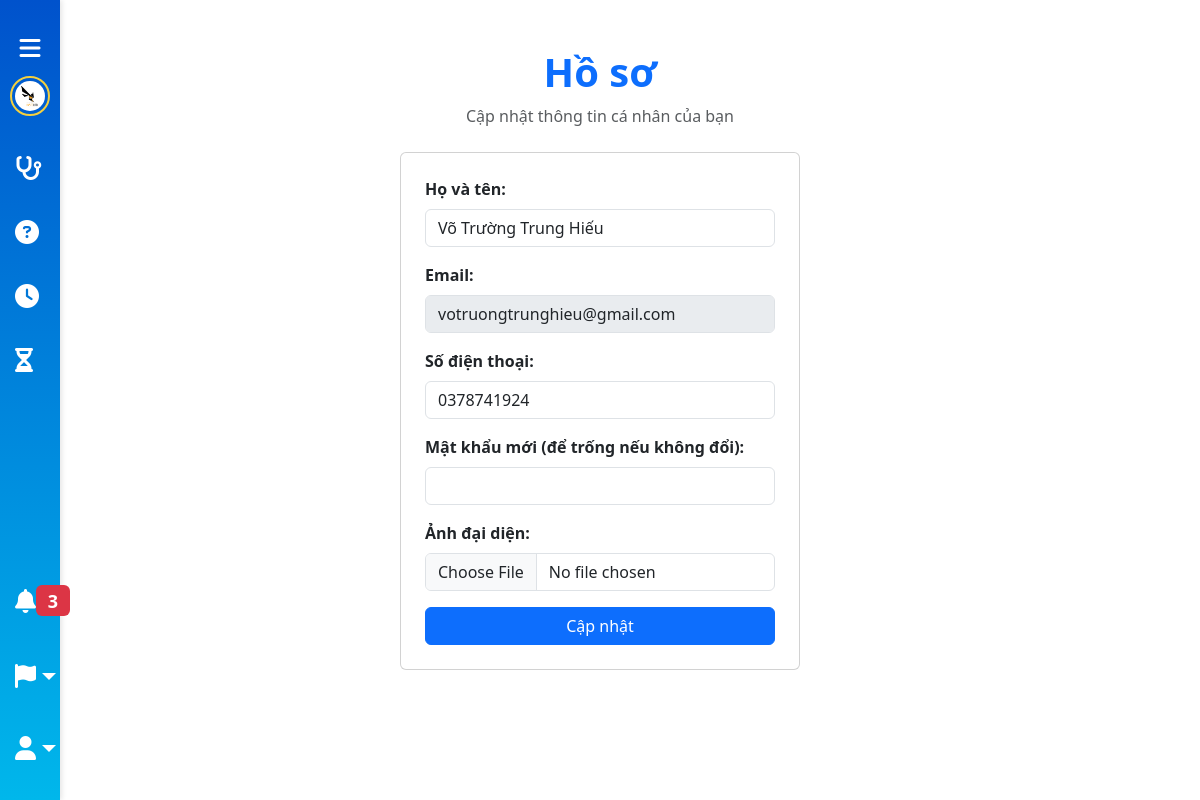
The page /profile (signed in) on the database as committed earlier.
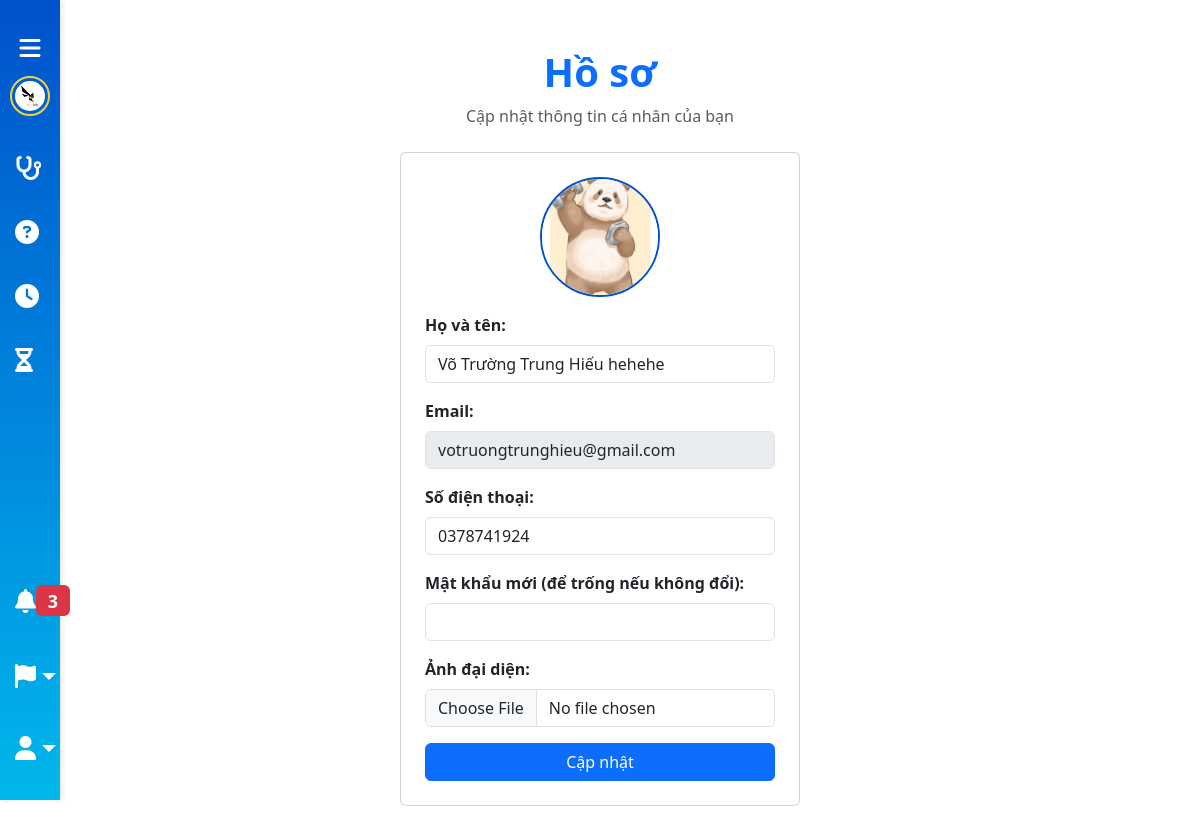
The same page on the database as committed later.
### tables this page shows
CREATE TABLE users
                 (id INTEGER PRIMARY KEY AUTOINCREMENT,
                  full_name TEXT NOT NULL,
                  email TEXT UNIQUE NOT NULL,
                  phone TEXT,
                  profile_pic TEXT,
                  password_hash TEXT NOT NULL);

### app.py (the view, shortened to what this page needs)
@app.route('/profile', methods=['GET','POST'])
def profile():
    if 'user_id' not in session:
        flash("Vui lòng đăng nhập", "danger")
        return redirect(url_for('index'))
    conn = get_db_conn()
    c = conn.cursor()
    c.execute("SELECT full_name,email,phone,profile_pic FROM users WHERE id=?", (session['user_id'],))
    user = c.fetchone()
    conn.close()
    return render_template('profile.html', user=user)

### app.py (called while the page is built)
def get_db_conn():
    conn = sqlite3.connect(DB_FILE)
    conn.row_factory = sqlite3.Row
    return conn

### templates/profile.html (shortened to what this page needs)
<!DOCTYPE html>
<html lang="en">
<head>
  <link href="https://cdn.jsdelivr.net/npm/bootstrap@5.3.2/dist/css/bootstrap.min.css" rel="stylesheet">
  <link rel="stylesheet" href="https://cdnjs.cloudflare.com/ajax/libs/font-awesome/6.4.2/css/all.min.css">
  <link rel="stylesheet" href="{{ url_for('static', filename='sidebar.css') }}">
</head>
<body class="sidebar-collapsed">
  {% include 'sidebar.html' %}
  <div class="content">
    <div class="container py-5">
      <div class="text-center mb-4">
        <h1 class="fw-bold text-primary">Hồ sơ</h1>
        <p class="text-muted">Cập nhật thông tin cá nhân của bạn</p>
      </div>
      <div class="card p-4 mx-auto" style="max-width:400px;">
        {% if user.profile_pic %}
          <div class="text-center mb-3">
            <img src="{{ url_for('static', filename='profile_pics/' + user.profile_pic) }}" alt="Profile Picture" class="profile-pic rounded-circle">
          </div>
        {% endif %}
        <form method="POST" action="{{ url_for('profile') }}" enctype="multipart/form-data">
          <div class="mb-3">
            <label class="form-label fw-bold">Họ và tên:</label>
            <input type="text" class="form-control" name="full_name" value="{{ user.full_name | default('') }}" required>
          </div>
          <div class="mb-3">
            <label class="form-label fw-bold">Email:</label>
            <input type="email" class="form-control" name="email" value="{{ user.email | default('') }}" disabled>
          </div>
          <div class="mb-3">
            <label class="form-label fw-bold">Số điện thoại:</label>
            <input type="text" class="form-control" name="phone" value="{{ user.phone | default('') }}">
          </div>
          <div class="mb-3">
            <label class="form-label fw-bold">Mật khẩu mới (để trống nếu không đổi):</label>
            <input type="password" class="form-control" name="password">
          </div>
          <div class="mb-3">
            <label class="form-label fw-bold">Ảnh đại diện:</label>
            <input type="file" class="form-control" name="profile_pic" accept="image/*">
          </div>
          <button type="submit" class="btn btn-primary w-100">Cập nhật</button>
        </form>
      </div>
    </div>
  </div>
</body>
</html>

Rows that differ between the two databases and show on the page:
changed users "votruongtrunghieu@gmail.com": profile_pic: picture added; full_name "Võ Trường Trung Hiếu" → "Võ Trường Trung Hiếu hehehe"
